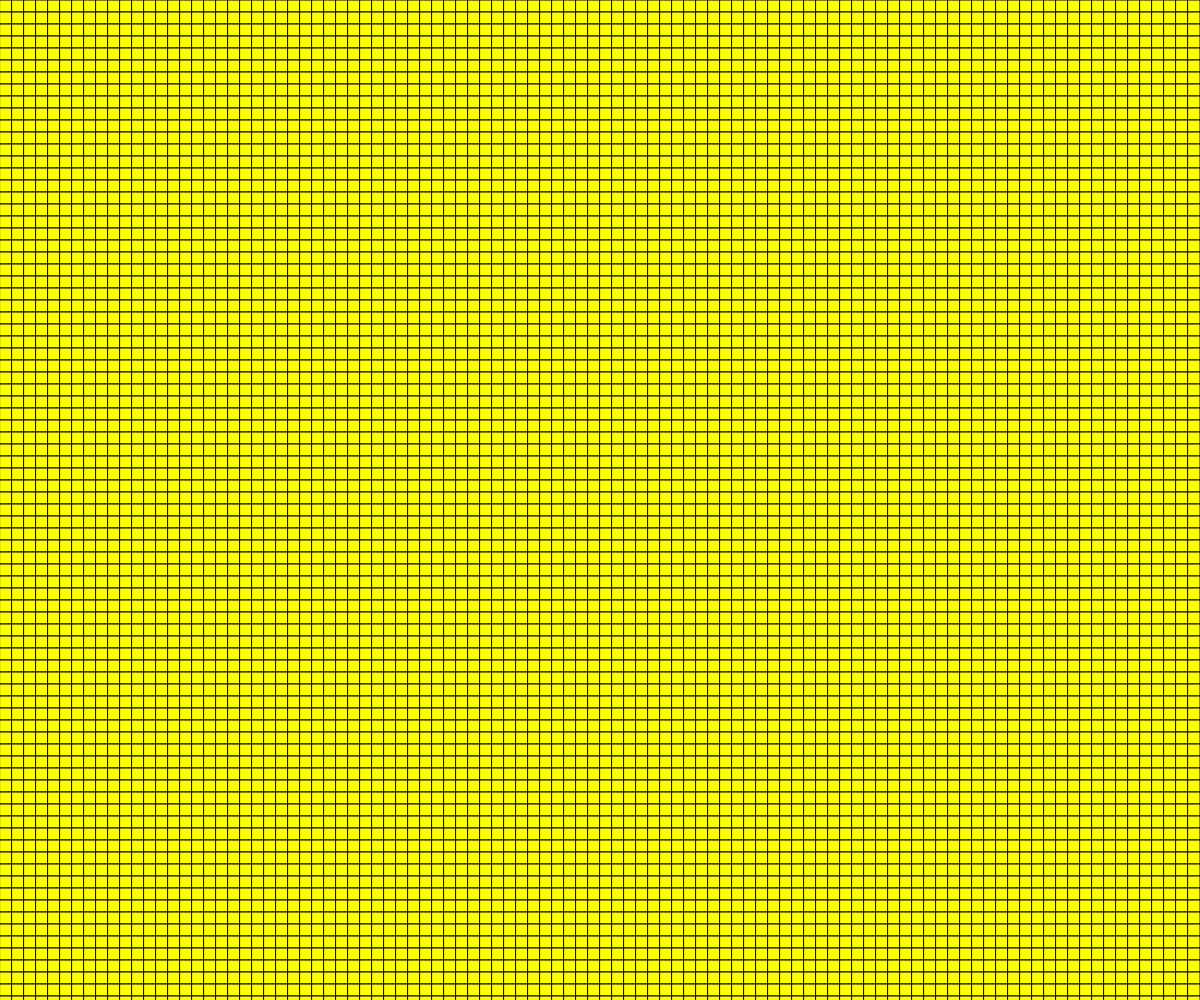
Frame 1 (no input)
Frame 60 (no input): identical to frame 1, image omitted
Frame 120 (the mouse pressed at the canvas centre since frame 60): identical to frame 1, image omitted

The p5.js sketch that drew this single still picture (run headless with seeded random() and noise() and a simulated clock; from frame 60 on, the mouse is pressed at the canvas centre):

// p5.js sketch
// ── sketch.js
//create a program that enables us to customize the number of squares in a grid
//two variables. 1) to choose the number of squares, 2) one that defines the side length based on the window width

function setup() {
  //runs one time
  createCanvas(windowWidth, windowHeight);
  fill("yellow");
  background (150);
  strokeWeight(1);
}

function draw() {
  //runs in a loop
  
  
  var num = 100;//variables for the number of squares
  var sideLen = windowWidth/num;//variable for the side length of each square
  

  for (var y = 0; y < windowHeight; y = y + sideLen) {
    //loop to create a grid in the y direction

    for (var x = 0; x < windowWidth; x = x + sideLen) {
      //loop to create a row of squares in the x direction
      quad(x, y, x + sideLen, y, x + sideLen, y + sideLen, x, y + sideLen);
    }
  }
}

function windowResized (){
  resizeCanvas (windowWidth, windowHeight);
}
